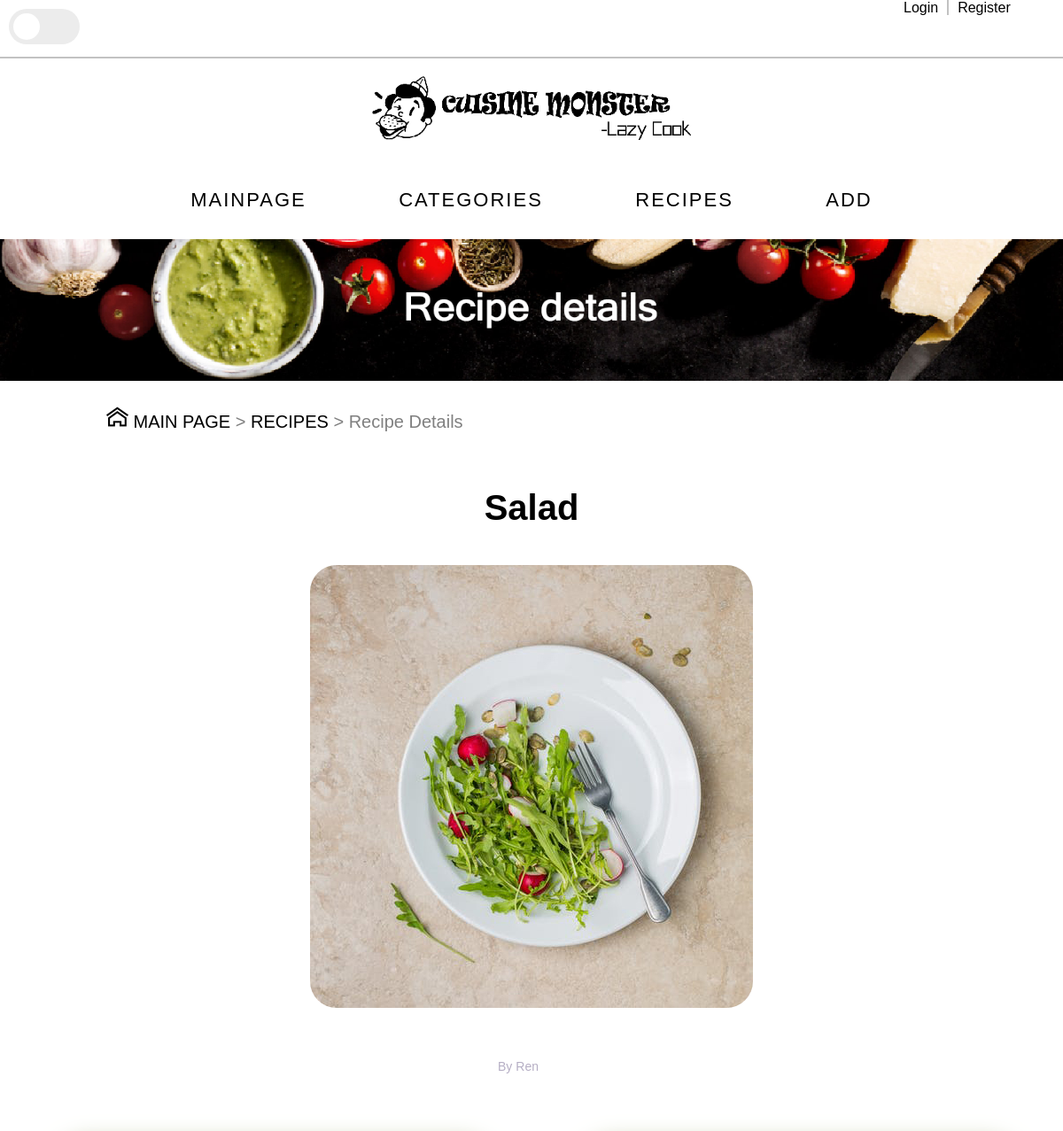
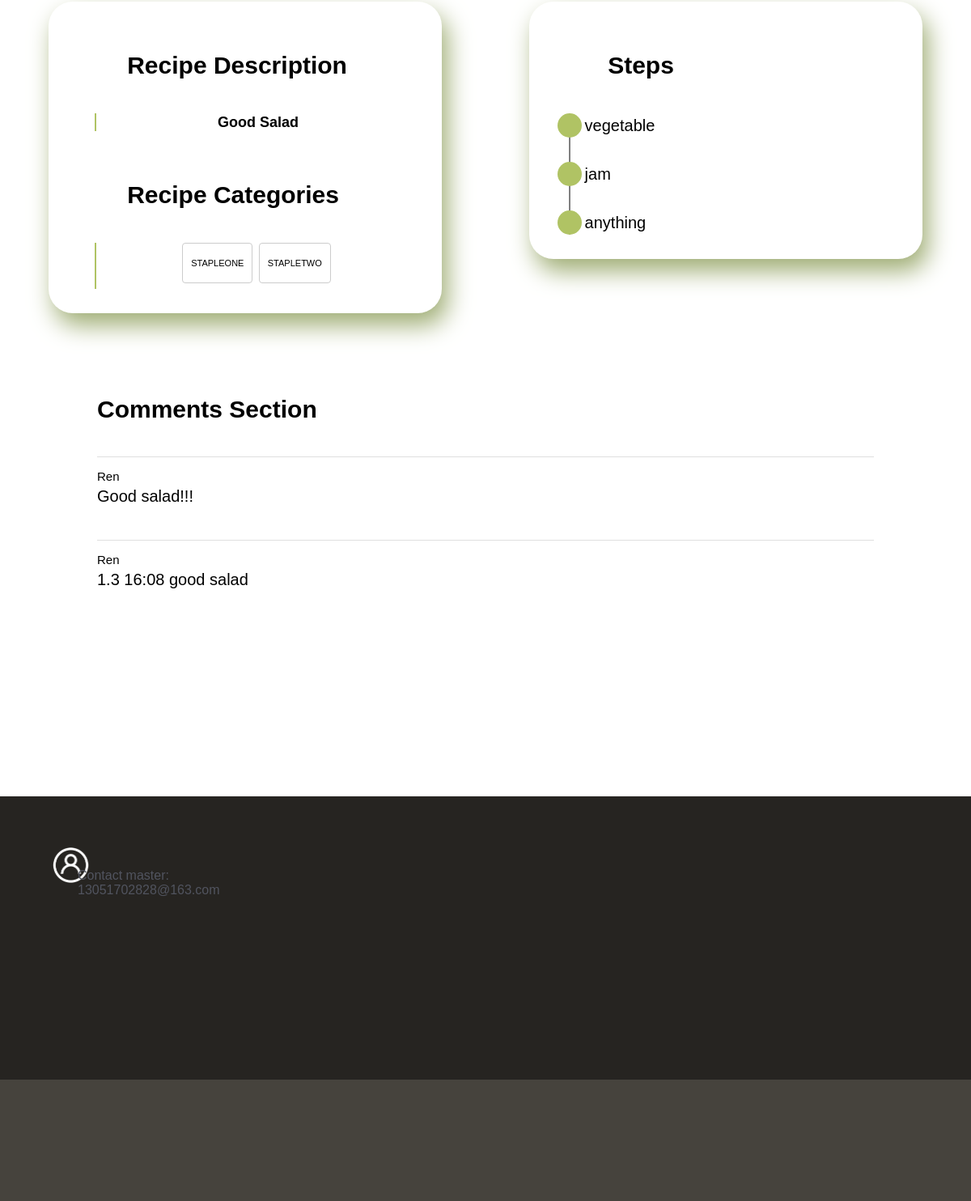
Page /recipe_detail/1 on the committed database (2 pictures, top to bottom).
### appdir/models.py (models this page shows, shortened)
class Recipe(db.Model):
    __tablename__ = 'recipes'
    id = db.Column(db.Integer, primary_key=True)
    recipe_name = db.Column(db.String(64), nullable=False, index=True)
    recipe_description = db.Column(db.String(258))
    recipe_step_list = db.Column(db.String(128))
    recipe_image_route = db.Column(db.String(64))
    author_id = db.Column(db.Integer, db.ForeignKey('users.id'))
    author = db.relationship('User', back_populates='recipes', lazy='joined')
    comments = db.relationship('Comment', back_populates='recipe', lazy='dynamic')
    sorts = db.relationship('SubSort',
                            secondary=recipeSorts,
                            backref=db.backref('recipes', lazy='dynamic'),
                            lazy='dynamic')

class User(db.Model):
    __tablename__ = 'users'
    id = db.Column(db.Integer, primary_key=True)
    username = db.Column(db.String(64), unique=True, index=True)
    password_hash = db.Column(db.String(128))
    recipes = db.relationship('Recipe', back_populates='author', lazy='dynamic')
    sub_sorts = db.relationship('SubSort', back_populates='author', lazy='dynamic')
    comments = db.relationship('Comment', back_populates='author', lazy='dynamic')
    @property
    def password(self):
        raise AttributeError('password is not readable')

class SubSort(db.Model):
    __tablename__ = 'subsorts'
    id = db.Column(db.Integer, primary_key=True)
    sub_sort_name = db.Column(db.String(64), unique=True, index=True)
    author_id = db.Column(db.Integer, db.ForeignKey('users.id'))
    sort_id = db.Column(db.Integer, db.ForeignKey('sorts.id'))
    author = db.relationship('User', back_populates='sub_sorts', lazy='joined')
    sort = db.relationship('Sort', back_populates='sub_sorts', lazy='joined')

class Comment(db.Model):
    __tablename__ = 'comments'
    id = db.Column(db.Integer, primary_key=True)
    body = db.Column(db.String(), nullable=False)
    author_id = db.Column(db.Integer, db.ForeignKey('users.id'))
    recipe_id = db.Column(db.Integer, db.ForeignKey('recipes.id'))
    author = db.relationship('User', back_populates='comments', lazy='joined')
    recipe = db.relationship('Recipe', back_populates='comments', lazy='joined')

### appdir/main/routes.py (the view, shortened to what this page needs)
@main.route('/recipe_detail/<int:id>', methods=['GET', 'POST'])
def recipe_detail(id):
    user_db = User.query.filter_by(username=session.get('USERNAME')).first()
    recipe = Recipe.query.filter_by(id=id).first()
    step_list = recipe.recipe_step_list.split(" ")
    comment_list = Comment.query.filter_by(recipe_id=id).all()
    return render_template("recipe_detail.html", recipe=recipe, step_list=step_list,
                           comment_list=comment_list)

### appdir/templates/recipe_detail.html (shortened to what this page needs)
<!DOCTYPE html>
<html>
	<head>
		<link rel="stylesheet" type="text/css" href="../static/style/Main.css" />
        <link href="../static/style/details.css" rel="stylesheet">
	</head>
	<body>
    {% extends "base-navigation.html" %}
    {% block content %}
        <img src="../static/img/head_details.png" style="margin-top:20px;width: 100%">
        <div class="navi">
        <p><a href="/main_page"><img src="../static/img/home.png" >&nbspMAIN PAGE</a>
            > <a href="{{ url_for('main.recipe_page', sort='all') }}">RECIPES</a>
            > Recipe Details
        </p>
        </div>
        <div class="recipe">
            <h1>{{ recipe.recipe_name }}</h1>
            <div class="picture">
                <img src={{ recipe.recipe_image_route }}>
            </div>
            <div class="post-author">
                <a href="">By {{ recipe.author.username }}</a>
            </div>
            <div class="detail1">
            <div class="description">
            <h2>Recipe Description</h2>
            </div>
                <blockquote class="blockquote">
                    <h5 class="mb-30">{{ recipe.recipe_description }}</h5>
                </blockquote>
                <div class="description">
                    <h2>Recipe Categories</h2>
                </div>
                <blockquote class="blockquote">
                <div class="tag">
                    {% for s in recipe.sorts %}
                        <a href="{{ url_for('main.recipe_page', sort=s.sub_sort_name) }}" class="tag-cloud-link">
                            {{ s.sub_sort_name }}
                        </a>
                    {% endfor %}
                </div>
                </blockquote>
            </div>
            <div class ="detail2">
            <div class="step">
                <h2>Steps</h2>
            </div>
                <ul class="steps">
                    {% for step in step_list %}
                        <li>{{ step }}</li>
                    {% endfor %}
                </ul>
            </div>
        </div>
        <div class="container">
        <h2>Comments section</h2>
            <div class="comment-list" id="commentList">
                {% for c in comment_list %}
                    <div class="comment">
                        <div class="comment-content">
                            <p class="comment-content-name">{{ c.author.username }}</p>
                            <p class="comment-content-article">{{ c.body }}</p>
                            <p class="comment-content-footer">
                            </p>
                        </div>
                    </div>
                {% endfor %}
            </div>
        </div>
    {% endblock %}

### appdir/templates/base-navigation.html (shortened to what this page needs)
<!DOCTYPE html>
<html class="theme-default" lang="en">
<head>
     <link rel="stylesheet" href="../static/style/navigation.css">
</head>
<body>
<div class="header">
    <div class="login_register_area">
    <div class="check">
        <div class="indicator"></div>
    </div>
        <div class="area">
            {% if session.get('USERNAME') != None %}
            <li >Welcome <a href="#"><strong>{{ session.get('USERNAME') }}</strong></a></li>
            <li style="text-decoration: none"><a style="text-decoration: none" href="/add">Settings</a> / <a style="text-decoration: none" href="{{ url_for('auth.logout') }}">Log Out</a></li>
            {% else %}
                <div class="login">
                    <a href="{{ url_for('auth.login') }}">Login</a>
                </div>
                <div class="register1">
                    <a href="{{ url_for('auth.register') }}">Register</a>
                </div>
            {% endif %}
        </div>
    </div>
    <div class="logo">
        <img src=""/>
    </div>
    <div class="nav">
        <ul class="sonarmenu">
            <li style="font-size: 22px"><a href="/main_page">MainPage</a></li>
            <li style="font-size: 22px"><a href="/categories">Categories</a></li>
            <li style="font-size: 22px"><a href="{{ url_for('main.recipe_page', sort='all') }}">Recipes</a></li>
            <li style="font-size: 22px"><a href="/add">Add</a></li>
        </ul>
    </div>
</div>
{% block content %}{% endblock %}
<div class="foot" style="margin-top: 200px">
    <div class="info" style="background-color: #262421;height: 350px;font-size: 15px;color: white">
        <div style="background: #262421">
            <img src="../static/img/foot.png" style="background:#262421;height: 50px;margin:5% 0% 0% 5%">
        </div>
        <p style="background:#262421;margin:-2% 0% 0% 8%" >Contact master:</p>
        <p style="background: #262421;margin-left: 8%">13051702828@163.com</p>
    </div>
    <div STYLE="background-color: #46433d;height: 150px">
    </div>
</div>
</body>
</html>

### appdir/static/style/Main.css (style rules this page uses)
* { margin: 0; padding: 0; list-style-type: none; text-decoration: none; background-color: var(--body-bg-color); }
.navi { margin:2% 2% 2% 10%; }
.navi img { height: 25px; content: var(--home-logo); }
.navi p { text-decoration: none; font-size: 20px; color: var(--sub-color); }
.navi a { font-size: 20px; color: var(--font-color); }

### appdir/static/style/details.css (style rules this page uses)
* { margin: 0; padding: 0; }
body { font-family: 'Poppins', sans-serif; position: relative; z-index: auto; }
h1 { font-size: 40px; }
h2 { font-size: 30px; }
h1, h2, h3, h4, h5, h6 { font-family: 'Quicksand', sans-serif; font-weight: 700; color: #232d37; line-height: 1.25; margin-top: 30px; }
p { color: #51545f; font-size: 16px; }
img { max-width: 100%; }
.mb-30 { margin-top: 30px; margin-bottom: 30px; }
ul, ol { margin: 0; padding: 0; }
a, a:hover, a:focus, a:active { text-decoration: none; transition-duration: 500ms; font-weight: 500; outline: none; }
li { list-style: none; }
.picture img { border-radius: 30px; margin-bottom: 30px; }
.post-author a { color: #b5aec4; font-size: 14px; }
.post-author a { margin-right: 30px; position: relative; z-index: 1; }
.recipe { margin-bottom: 30px; }
.recipe h1, .recipe h2, .recipe h4,.container h2 { margin:60px 0 40px 0; color: var(--font-color); transition-duration: 500ms; text-transform: capitalize; }
.recipe { margin: 0 auto; width: 90%; font-size: 12px; color: #b5aeba; border-radius: 30px; min-width: 170px; line-height: 40px; text-align: center; }
.detail1 { margin-top: 5%; border-radius: 30px; box-shadow: 7px 15px 30px #9fad74; float:left; width:45%; }
.detail2 { margin-top: 5%; border-radius: 30px; box-shadow: 7px 15px 30px #9fad74; float:right; width:45%; }
.description,.step { margin-left: 20%; text-align: left; }
.blockquote { padding-left: 30px; border-left: 2px solid #b0c364; margin:0 auto; width:70%; }
.blockquote h5 { font-size: 18px; color: var(--font-color); }
.steps { list-style: none; margin-left: 10%; margin-right: 10%; padding-left: 1.5em; border-left: 2px grey solid; text-align: left; }
.steps li { color: var(--font-color); font-size: 20px; line-height: 1.5em; position: relative; margin-bottom: 1.5em; }
.steps li:before { content: ""; left: -1.7em; width: 1.5em; height: 1.5em; display: block; position: absolute; background: #b0c364; border-radius: 100%; transition: transform .3s; }
.tag { margin: 0 auto; margin-top:30px; margin-bottom: 30px; }
.tag a { text-transform: uppercase; display: inline-block; padding: 4px 10px; margin-bottom: 7px; margin-right: 4px; border-radius: 4px; color: var(--font-color); border: 1px solid #ccc; font-size :11px; }
.container { width: 80%; min-height: 10px; margin: 100px auto; clear: both; }
.container p { color: var(--comment); }
.comment { min-height: 60px; }
.comment-content { float: right; width: 100%; padding-top: 15px; border-top: 1px solid #dfdfdf; }
.comment-content-name { color: #6d757a; font-size: 15px; margin-bottom: 5px; }
.comment-content-article { font-size: 20px; margin-bottom: 10px; }
.comment-content-footer { color: #6d757a; font-size: 15px; margin-bottom: 15px; }

### rows in the picture
Recipe: recipe_name "Salad", recipe_image_route (picture), recipe_description "Good Salad"
User: author.username "Ren"
SubSort: sub_sort_name "STAPLEONE"
SubSort: sub_sort_name "STAPLETWO"
Comment: author.username "Ren", body "Good salad!!!"
Comment: author.username "Ren", body "1.3 16:08 good salad"

### other values in the picture
{{ step }} "vegetable" "jam" "anything"
